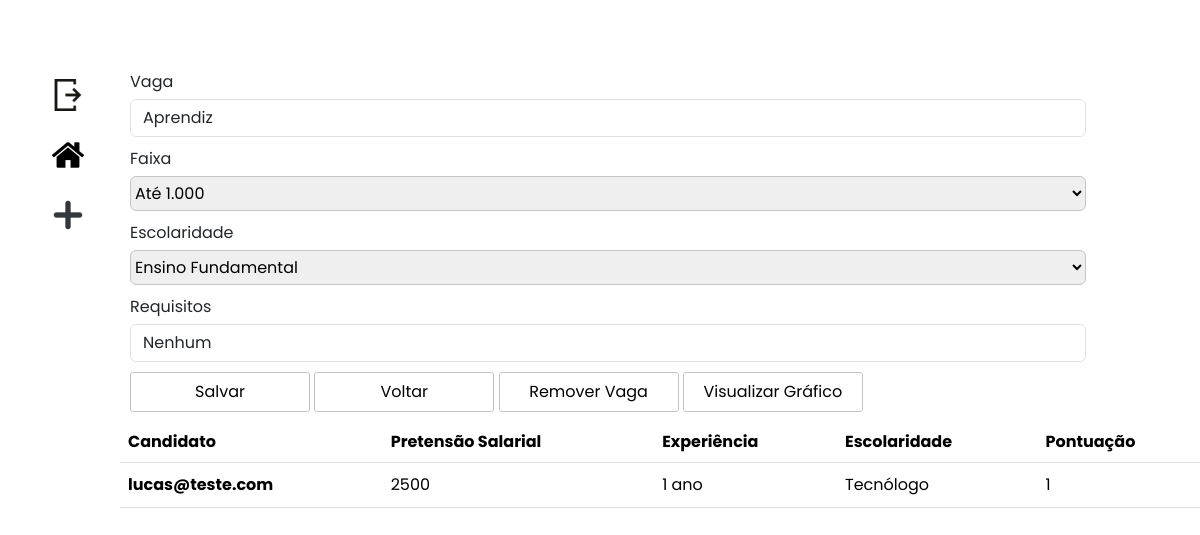
The app's page /editarVagas/2/ (signed in) with its own data.
### apps/vagas/models.py (models this page shows, shortened)
class Vagas(models.Model):
    nome = models.CharField(
        max_length=150,
        null=False,
        blank=False
    )
    faixa = models.CharField(
        max_length=30,
        null=False,
        blank=False
    )
    escolaridade = models.CharField(
        max_length=25,
        null=False,
        blank=False
    )
    requisitos = models.TextField(
        null=False,
        blank=False
    )
    empresa = models.ForeignKey(
        to=User,
        on_delete=models.CASCADE,
        null=False,
        blank=False,
    )
    data = models.DateField(
        null=False,
        blank=False
    )

class Candidatos(models.Model):
    usuario = models.ForeignKey(
        to=User,
        on_delete=models.CASCADE,
        null=False,
        blank=False,
    )
    vaga = models.ForeignKey(
        Vagas,
        on_delete=models.CASCADE,
        null=False,
        blank=False,
        related_name="vagas",
        verbose_name="Vaga"
    )
    pretensao = models.CharField(
        max_length=30,
        null=False,
        blank=False,
        default=""
    )
    experiencia = models.TextField(
        null=False,
        blank=False,
        default=""
    )
    escolaridade = models.CharField(
        max_length=25,
        null=False,
        blank=False,
        choices=ESCOLARIDADE
    )
    data = models.DateField(
        null=False,
        blank=False
    )

### apps/vagas/views.py (the view, shortened to what this page needs)
# urls.py: path("editarVagas/<int:pk>/", editarVagas, name="editarVagas"),
def editarVagas(request, pk):
    if not request.user.is_authenticated:
        return redirect("login")
    if not request.user.is_superuser:
        return redirect("indexCandidato")
    registro = Vagas.objects.get(id=pk)
    form = VagasForms(instance=registro)
    candidatos = Candidatos.objects.filter(vaga=registro)
    for candidato in candidatos:
        auxiliar = 0
        try:
            if int(candidato.pretensao) <= FAIXA_SALARIAL[registro.faixa]:
                 auxiliar += 1
            if ESCOLARIDADE[candidato.escolaridade] >= ESCOLARIDADE[registro.escolaridade]:
                 auxiliar += 1
        except ValueError as e:
             pass
        candidato.avaliacao = auxiliar
    return render(request, "editarVagas.html", {"form": form, "pk": pk, "candidatos": candidatos})

### apps/vagas/forms.py
class VagasForms(forms.ModelForm):
    nome = forms.CharField(
        label="Vaga",
        required=True,
        widget=forms.TextInput(
            attrs={
                "class": "form-control",
                "placeholder": "Nome da Vaga"
            }
        )
    )
    faixa = forms.ChoiceField(
        choices=FAIXA_SALARIAL
    )
    escolaridade = forms.ChoiceField(
        choices=ESCOLARIDADE
    )
    requisitos = forms.CharField(
        label="Requisitos",
        required=True,
        widget=forms.TextInput(
            attrs={
                "class": "form-control",
                "placeholder": "Requisitos"
            }
        )
    )
    class Meta:
        model = Vagas
        exclude = ["empresa", "data"]

### templates/editarVagas.html (shortened to what this page needs)
{% extends "shared/cabecalho.html" %}
{% block content %}
    <form action="{% url 'editarVagas' pk=pk %}" method="POST">
        <div class="row cadastro">
            {% for field in form.visible_fields %}
                <div class="form-group vagas">
                    <label for="{{ field.id_for_label }}">{{ field.label }}</label>
                    <span>{{ field }}</span>
                </div>
            {% endfor %}
        </div>
        <div class="form-group vagas">
            <button type="submit" class="botao">Salvar</button>
            <a href="{% url 'index' %}" type="button" class="botao link-botao">Voltar</a>
            <a href="{% url 'deletarVagas' pk=pk %}" type="button" class="botao link-botao">Remover Vaga</a>
            <a href="{% url 'graficoCandidatosVaga' pk=pk %}" type="button" class="botao link-botao">Visualizar Gráfico</a>
        </div>
    </form>
    <table class="table table-stripped index-table">
        <thead>
            <tr>
                <th scope="col">Candidato</th>
                <th scope="col">Pretensão Salarial</th>
                <th scope="col">Experiência</th>
                <th scope="col">Escolaridade</th>
                <th scope="col">Pontuação</th>
            </tr>
        </thead>
        <tbody>
            {% for registro in candidatos %}
            <tr>
                <th scope="row">{{ registro.usuario }}</th>
                <td>{{ registro.pretensao }}</td>
                <td>{{ registro.experiencia }}</td>
                <td>{{ registro.escolaridade }}</td>
                <td>{{ registro.avaliacao }}</td>
            </tr>
            {% endfor %}
        </tbody>
    </table>
{% endblock %}

### setup/static/styles/css/style.css (style rules this page uses)
* { font-family: 'Poppins', sans-serif; margin: 0; padding: 0; box-sizing: border-box; }
:root { --body-color: #E4E9F7; --sidebar-color: #FFF; --bg-login-color: #e1f3f8; --primary-color: #c2c5c5; --primary-color-light: #F6F5FF; --toggle-color: #DDD; --text-color: #707070; --bg-color: #c5c5c5; --secundary-light: #227c70; --tran-02: all 0.2s ease; --tran-03: all 0.3s ease; --tran-04: all 0.4s ease; --tran-05: all 0.5s ease; }
body { font-size: 16px; height: 100px; transition: var(--tran-02); overflow: hidden; }
.cadastro { width: calc(100% - 110px); }
.vagas { margin-bottom: 10px; margin-left: 20px; }
.form-group.vagas label { display: block; width: 600px; margin-bottom: 5px; }
.form-group.vagas select { width: 100%; height: 35px; border: solid 1px var(--bg-color); border-radius: 6px; }
.botao { border: solid 1px var(--bg-color); border-radius: 3px; height: 40px; width: 180px; background-color: var(--sidebar-color); transition: var(--tran-02); }
.link-botao { padding: 7px; text-decoration: none; color: black; text-align: center; }
.index-table { margin: 10px; }
.index-table tbody tr { height: 45px; justify-content: space-between; font-weight: 400; }
.index-table tbody tr td, .index-table tbody tr th { padding-top: 10px; }

### records on screen
Vagas: visible_fields "Aprendiz" "Até 1.000" "Ensino Fundamental" "Nenhum"
Candidatos: usuario "lucas@teste.com", pretensao "2500", experiencia "1 ano", escolaridade "Tecnólogo", avaliacao "1"

### other values on screen
{{ field.label }} "Vaga" "Faixa" "Escolaridade" "Requisitos"
